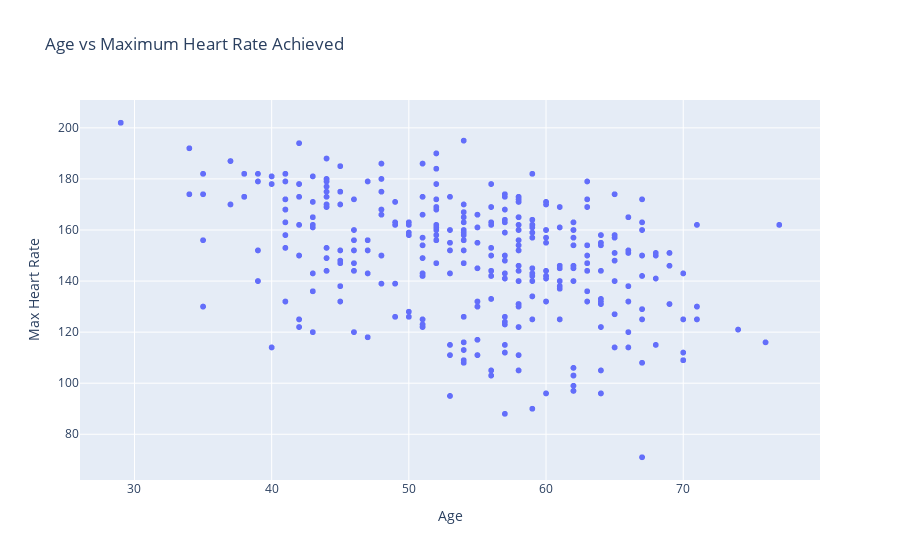

The notebook cell this image was saved under:
### Code cell
px.scatter(df, x='age', y='thalach', title='Age vs Maximum Heart Rate Achieved',labels={'age': 'Age', 'thalach': 'Max Heart Rate'})

### Figure 1 — Plotly figure (JSON) as saved in the notebook; plotly's stock layout.template omitted (floating-point values rounded to 4 significant figures; data arrays with more than 128 entries replaced by an {"elided": "..."} marker saying what was removed)
{"data": [{"hovertemplate": "Age=%{x}<br>Max Heart Rate=%{y}<extra></extra>", "legendgroup": "", "marker": {"color": "#636efa", "symbol": "circle"}, "mode": "markers", "name": "", "showlegend": false, "type": "scattergl", "x": {"elided": "1025 int values"}, "xaxis": "x", "y": {"elided": "1025 int values"}, "yaxis": "y"}], "layout": {"legend": {"tracegroupgap": 0}, "title": {"text": "Age vs Maximum Heart Rate Achieved"}, "xaxis": {"anchor": "y", "domain": [0, 1], "title": {"text": "Age"}}, "yaxis": {"anchor": "x", "domain": [0, 1], "title": {"text": "Max Heart Rate"}}}}
